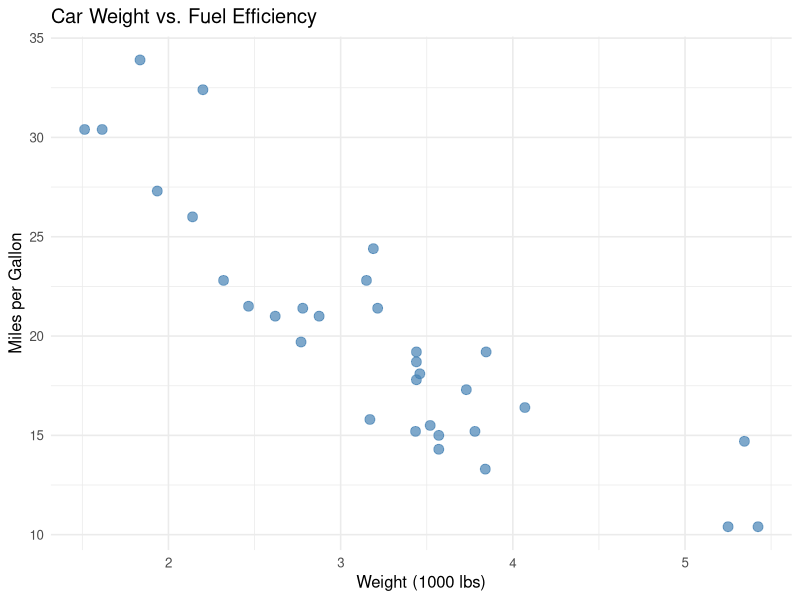

The R script that drew this image:
## ---- chunk 1
#| echo: true
#| output-location: column
#| fig-width: 6
#| fig-height: 4

library(ggplot2)

ggplot(mtcars, aes(x = wt, y = mpg)) +
  geom_point(size = 3, alpha = 0.7,
             color = "steelblue") +
  labs(title = "Car Weight vs. Fuel Efficiency",
       x = "Weight (1000 lbs)",
       y = "Miles per Gallon") +
  theme_minimal(base_size = 12)
